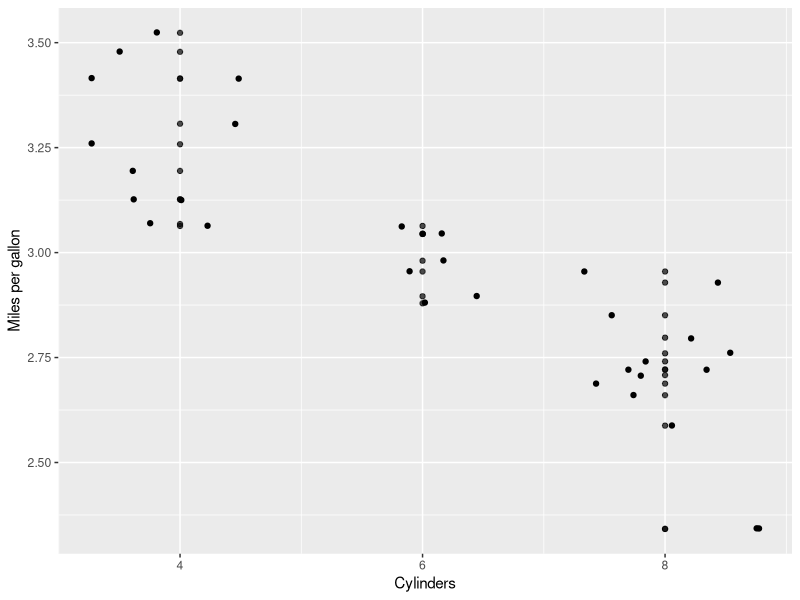

Write R code to recreate this figure.
###############
# Author: Jorge Cimentada
# Time: Tue Feb 28 18:24:55 2017
# Project: Third tidyverse seminar
###############

# 1st.
# Open ggplot2 with the library function.

# Make this plot work.
library(ggplot2)

ggplot(mtcars, aes(cyl, log(mpg))) +
  geom_point(alpha = 0.7) +
  geom_jitter() +
  scale_x_continuous(name = "Cylinders",
                     breaks = c(4, 6, 8)) +
  scale_y_continuous("Miles per gallon")
